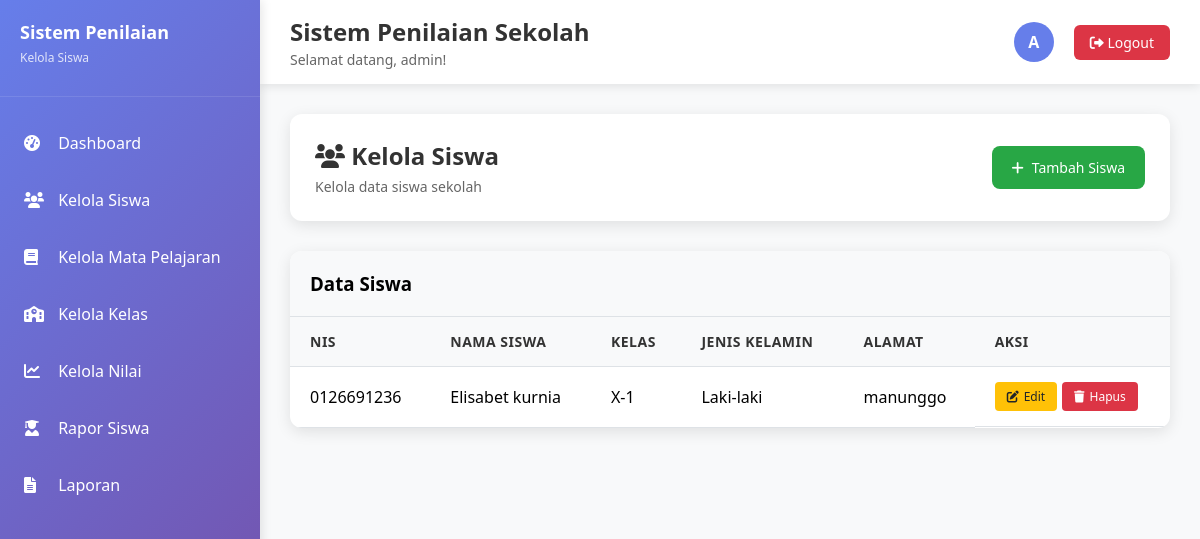
/kelola_siswa.php (signed in), run on the app's committed database.
### tables this page shows
CREATE TABLE `siswa` (
  `id_siswa` int(11) NOT NULL,
  `nis` varchar(30) NOT NULL,
  `nama_siswa` varchar(100) NOT NULL,
  `id_kelas` int(11) NOT NULL,
  `jenis_kelamin` enum('L','P') NOT NULL,
  `alamat` text DEFAULT NULL,
  `created_at` timestamp NOT NULL DEFAULT current_timestamp()
);

CREATE TABLE `kelas` (
  `id_kelas` int(11) NOT NULL,
  `nama_kelas` varchar(20) NOT NULL
);

### kelola_siswa.php (the view, shortened to what this page needs)
<?php
include "koneksi.php";
$admin = $_SESSION['admin'];
$filter_kelas = isset($_GET['kelas']) ? mysqli_real_escape_string($koneksi, $_GET['kelas']) : null;
$nama_kelas_filter = null;
$query_siswa = "SELECT s.*, k.nama_kelas FROM siswa s LEFT JOIN kelas k ON s.id_kelas = k.id_kelas";
$query_siswa .= " ORDER BY s.nama_siswa ASC";
$result_siswa = mysqli_query($koneksi, $query_siswa);
?>
<!DOCTYPE html>
<html lang="id">
<head>
    <link rel="stylesheet" href="https://cdnjs.cloudflare.com/ajax/libs/font-awesome/6.0.0/css/all.min.css">
</head>
<body>
<div class="sidebar">
    <div class="sidebar-header">
        <h2>Sistem Penilaian</h2>
        <p>Kelola Siswa</p>
    </div>
    <ul class="menu">
        <li><a href="dashboard.php" class="menu-item active"><i class="fas fa-tachometer-alt"></i> Dashboard</a></li>
        <li><a href="kelola_siswa.php" class="menu-item"><i class="fas fa-users"></i> Kelola Siswa</a></li>
        <li><a href="kelola_mapel.php" class="menu-item"><i class="fas fa-book"></i> Kelola Mata Pelajaran</a></li>
        <li><a href="kelola_kelas.php" class="menu-item"><i class="fas fa-school"></i> Kelola Kelas</a></li>
        <li><a href="kelola_nilai.php" class="menu-item"><i class="fas fa-chart-line"></i> Kelola Nilai</a></li>
        <li><a href="rapor.php" class="menu-item"><i class="fas fa-user-graduate"></i> Rapor Siswa</a></li>
        <li><a href="laporan.php" class="menu-item"><i class="fas fa-file-alt"></i> Laporan</a></li>
    </ul>
</div>
<div class="main-content">
    <div class="topbar">
        <div class="topbar-left">
            <h1>Sistem Penilaian Sekolah</h1>
            <p>Selamat datang, <?php echo htmlspecialchars($admin['nama_lengkap']); ?>!</p>
        </div>
        <div class="topbar-right">
            <div class="user-info">
                <div class="user-avatar">
                    <?php echo strtoupper(substr($admin['nama_lengkap'], 0, 1)); ?>
                </div>
            </div>
            <a href="logout.php" class="logout-btn">
                <i class="fas fa-sign-out-alt"></i> Logout
            </a>
        </div>
    </div>
    <div class="content">
        <div class="page-header">
            <div class="page-title">
                <h2><i class="fas fa-users"></i> <?php echo $filter_kelas ? "Siswa Kelas $nama_kelas_filter" : "Kelola Siswa"; ?></h2>
                <p><?php echo $filter_kelas ? "Daftar siswa kelas $nama_kelas_filter" : "Kelola data siswa sekolah"; ?></p>
            </div>
            <a href="#" class="btn-add" onclick="openModal()">
                <i class="fas fa-plus"></i> Tambah Siswa
            </a>
        </div>
        <div class="data-table">
            <div class="table-header">
                <h3>Data Siswa</h3>
            </div>
            <div class="table-responsive">
                <table>
                    <thead>
                        <tr>
                            <th>NIS</th>
                            <th>Nama Siswa</th>
                            <th>Kelas</th>
                            <th>Jenis Kelamin</th>
                            <th>Alamat</th>
                            <th>Aksi</th>
                        </tr>
                    </thead>
                    <tbody>
                        <?php
                        if (mysqli_num_rows($result_siswa) > 0) {
                            while ($siswa = mysqli_fetch_assoc($result_siswa)) {
                                echo "<tr>";
                                echo "<td>{$siswa['nis']}</td>";
                                echo "<td>{$siswa['nama_siswa']}</td>";
                                echo "<td>{$siswa['nama_kelas']}</td>";
                                echo "<td>" . ($siswa['jenis_kelamin'] == 'L' ? 'Laki-laki' : 'Perempuan') . "</td>";
                                echo "<td>{$siswa['alamat']}</td>";
                                echo "<td class='action-buttons'>";
                                echo "<a href='?edit={$siswa['id_siswa']}' class='btn-edit' onclick='openModal({$siswa['id_siswa']})'><i class='fas fa-edit'></i> Edit</a>";
                                echo "<a href='?hapus={$siswa['id_siswa']}' class='btn-delete' onclick='return confirm(\"Apakah Anda yakin ingin menghapus siswa ini?\")'><i class='fas fa-trash'></i> Hapus</a>";
                                echo "</td>";
                                echo "</tr>";
                            }
                        } else {
                            echo "<tr><td colspan='6' class='empty-state'>";
                            echo "<i class='fas fa-users'></i>";
                            echo "<p>Belum ada data siswa</p>";
                            echo "</td></tr>";
                        }
                        ?>
                    </tbody>
                </table>
            </div>
        </div>
    </div>
</div>
</body>
</html>

### kelola_siswa.php (style rules this page uses)
* { margin: 0; padding: 0; box-sizing: border-box; }
body { font-family: 'Segoe UI', Tahoma, Geneva, Verdana, sans-serif; background: #f8f9fa; overflow-x: hidden; }
.sidebar { position: fixed; left: 0; top: 0; width: 260px; height: 100vh; background: linear-gradient(135deg, #667eea 0%, #764ba2 100%); color: white; padding: 20px 0; box-shadow: 2px 0 10px rgba(0,0,0,0.1); z-index: 1000; }
.sidebar-header { padding: 0 20px 30px; border-bottom: 1px solid rgba(255,255,255,0.1); margin-bottom: 20px; }
.sidebar-header h2 { font-size: 18px; font-weight: 600; }
.sidebar-header p { font-size: 12px; opacity: 0.8; margin-top: 5px; }
.menu { list-style: none; }
.menu li { margin: 5px 0; }
.menu-item { display: block; padding: 15px 20px; color: white; text-decoration: none; transition: all 0.3s ease; border-left: 4px solid transparent; position: relative; }
.menu-item i { margin-right: 10px; width: 20px; }
.main-content { margin-left: 260px; min-height: 100vh; }
.topbar { background: white; padding: 15px 30px; box-shadow: 0 2px 10px rgba(0,0,0,0.1); display: flex; justify-content: space-between; align-items: center; position: sticky; top: 0; z-index: 999; }
.topbar-left h1 { font-size: 24px; color: #333; font-weight: 600; }
.topbar-left p { font-size: 14px; color: #666; margin-top: 2px; }
.topbar-right { display: flex; align-items: center; gap: 20px; }
.user-info { display: flex; align-items: center; gap: 10px; }
.user-avatar { width: 40px; height: 40px; background: #667eea; border-radius: 50%; display: flex; align-items: center; justify-content: center; color: white; font-weight: 600; }
.logout-btn { background: #dc3545; color: white; padding: 8px 16px; border-radius: 6px; text-decoration: none; font-size: 14px; transition: background 0.3s ease; }
.content { padding: 30px; }
.page-header { background: white; padding: 25px; border-radius: 12px; box-shadow: 0 4px 15px rgba(0,0,0,0.1); margin-bottom: 30px; display: flex; justify-content: space-between; align-items: center; }
.page-title h2 { font-size: 24px; color: #333; margin-bottom: 5px; }
.page-title p { color: #666; font-size: 14px; }
.btn-add { background: #28a745; color: white; padding: 12px 20px; border-radius: 8px; text-decoration: none; font-size: 14px; transition: background 0.3s ease; display: inline-flex; align-items: center; gap: 8px; }
.data-table { background: white; border-radius: 12px; box-shadow: 0 4px 15px rgba(0,0,0,0.1); overflow: hidden; }
.table-header { background: #f8f9fa; padding: 20px; border-bottom: 1px solid #dee2e6; }
.table-responsive { overflow-x: auto; }
table { width: 100%; border-collapse: collapse; }
th, td { padding: 15px 20px; text-align: left; border-bottom: 1px solid #dee2e6; }
th { background: #f8f9fa; font-weight: 600; color: #333; font-size: 14px; text-transform: uppercase; letter-spacing: 0.5px; }
.action-buttons { display: flex; gap: 5px; }
.btn-edit, .btn-delete { padding: 6px 12px; border-radius: 4px; text-decoration: none; font-size: 12px; font-weight: 500; display: inline-flex; align-items: center; gap: 5px; }
.btn-edit { background: #ffc107; color: #212529; }
.btn-delete { background: #dc3545; color: white; }

### data on the page
siswa: nis "0126691236", nama_siswa "Elisabet kurnia", id_kelas.nama_kelas "X-1", jenis_kelamin "Laki-laki", alamat "manunggo"

### other printed values
$admin['nama_lengkap'] "admin"
substr($admin['nama_lengkap'], 0, 1) "A"
